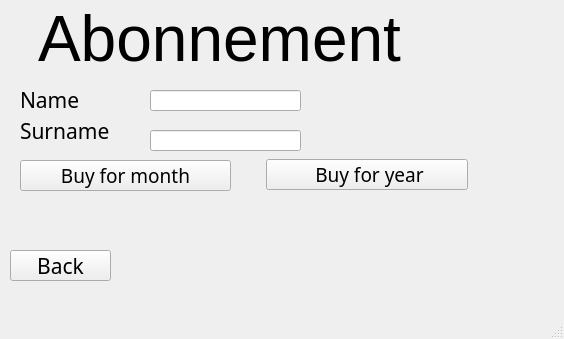
<?xml version="1.0" encoding="UTF-8"?>
<ui version="4.0">
 <class>abonnementForm</class>
 <widget class="QMainWindow" name="abonnementForm">
  <property name="geometry">
   <rect>
    <x>0</x>
    <y>0</y>
    <width>564</width>
    <height>339</height>
   </rect>
  </property>
  <property name="windowTitle">
   <string>MainWindow</string>
  </property>
  <widget class="QWidget" name="centralwidget">
   <widget class="QLineEdit" name="name">
    <property name="geometry">
     <rect>
      <x>150</x>
      <y>90</y>
      <width>151</width>
      <height>21</height>
     </rect>
    </property>
   </widget>
   <widget class="QLineEdit" name="surname">
    <property name="geometry">
     <rect>
      <x>150</x>
      <y>130</y>
      <width>151</width>
      <height>21</height>
     </rect>
    </property>
   </widget>
   <widget class="QPushButton" name="backBotton">
    <property name="geometry">
     <rect>
      <x>10</x>
      <y>250</y>
      <width>101</width>
      <height>31</height>
     </rect>
    </property>
    <property name="font">
     <font>
      <family>MV Boli</family>
      <pointsize>16</pointsize>
     </font>
    </property>
    <property name="text">
     <string>Back</string>
    </property>
   </widget>
   <widget class="QPushButton" name="buyMonth">
    <property name="geometry">
     <rect>
      <x>20</x>
      <y>160</y>
      <width>211</width>
      <height>31</height>
     </rect>
    </property>
    <property name="font">
     <font>
      <family>MV Boli</family>
      <pointsize>14</pointsize>
     </font>
    </property>
    <property name="text">
     <string>Buy for month</string>
    </property>
   </widget>
   <widget class="QLabel" name="label">
    <property name="geometry">
     <rect>
      <x>6</x>
      <y>-7</y>
      <width>521</width>
      <height>91</height>
     </rect>
    </property>
    <property name="font">
     <font>
      <family>MS Shell Dlg 2</family>
      <pointsize>48</pointsize>
     </font>
    </property>
    <property name="text">
     <string>  Abonnement</string>
    </property>
   </widget>
   <widget class="QLabel" name="label_2">
    <property name="geometry">
     <rect>
      <x>20</x>
      <y>90</y>
      <width>111</width>
      <height>20</height>
     </rect>
    </property>
    <property name="font">
     <font>
      <family>MV Boli</family>
      <pointsize>16</pointsize>
     </font>
    </property>
    <property name="text">
     <string>Name</string>
    </property>
   </widget>
   <widget class="QLabel" name="label_3">
    <property name="geometry">
     <rect>
      <x>20</x>
      <y>120</y>
      <width>111</width>
      <height>21</height>
     </rect>
    </property>
    <property name="font">
     <font>
      <family>MV Boli</family>
      <pointsize>16</pointsize>
     </font>
    </property>
    <property name="text">
     <string>Surname</string>
    </property>
   </widget>
   <widget class="QPushButton" name="buyYear">
    <property name="geometry">
     <rect>
      <x>266</x>
      <y>159</y>
      <width>202</width>
      <height>31</height>
     </rect>
    </property>
    <property name="font">
     <font>
      <family>MV Boli</family>
      <pointsize>14</pointsize>
     </font>
    </property>
    <property name="text">
     <string> Buy for year</string>
    </property>
   </widget>
  </widget>
  <widget class="QMenuBar" name="menubar">
   <property name="geometry">
    <rect>
     <x>0</x>
     <y>0</y>
     <width>564</width>
     <height>26</height>
    </rect>
   </property>
  </widget>
  <widget class="QStatusBar" name="statusbar"/>
 </widget>
 <resources/>
 <connections/>
</ui>
